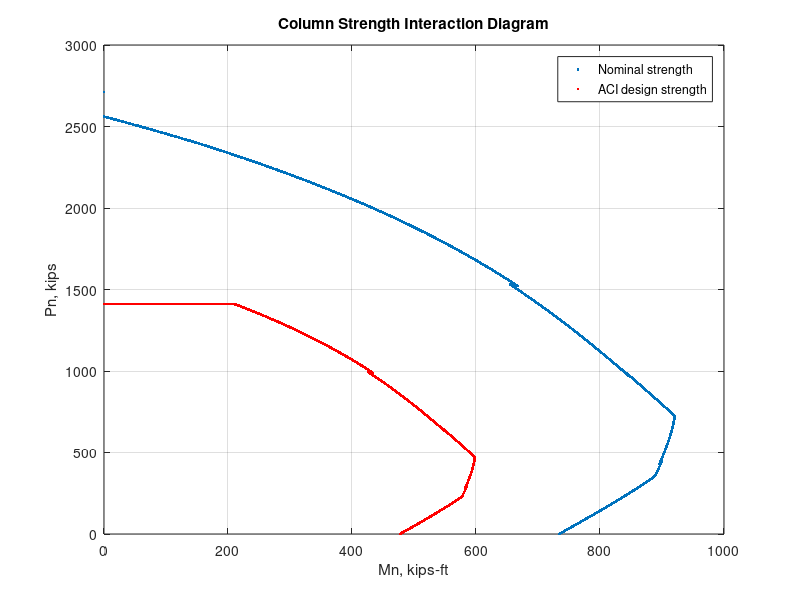

Here is the MATLAB script that generated this plot:
clc
clear
%{
X=input('Number of stripes: ');
for strip=1:X
    fprintf('Input for stripe %d\n\n', strip)
    Y(strip)=input('Number of rods in strip:\n');
    ag(strip)=input('area of a rod in strip:\n');
end
areas=Y.*ag;
a= input('Larger dimension of the column (inch):');
b= input('Smaller dimension of the column (inch):');
c= input('Reinforcement yield strength (ksi):');
x= input('28 days concrete cylinder strength (ksi):');
y= input('Concrete cover (inch):');
%}
X=4;   %Number of reinforcement strip
areas=[5*1.27 2*1.27 2*1.27 5*1.27];  %Total area of rods in each strip
c=60;  %Reinforcement yield strength(ksi)
x=4;   %28 days concrete cylinder strength(ksi)
y=2.5; %Concrete cover (inch)
h=22;  %Strong axis length(inch)
b=22;  %Weak axus length(inch)

B1=0.85-0.05*((x*1000-4000)/1000);
if B1>0.85
    B1=0.85;
elseif B1<0.65
    B1=0.65;
else
    B1;
end

pector=[];
mector=[];

%Pure Compression Failure Point
pnc=0.85*(x)*h*b+c*sum(areas);
pector=[pector,pnc];
mector=[mector,0.0];

dis=((h-2*y)/(X-1));
areap=fliplr(areas);

%Balanced Failure
CB=87*(h-y)/(87+c);
AB=B1*CB;
CCC=0.85*x*AB*b;

NOCS=round(X*(CB-y)/(h-2*y));
NOTS=round(X*(h-CB-y)/(h-2*y));

for I=1:1:NOCS
    FSP(I)=87*(CB-y-dis*(I-1))/CB;
    if FSP(I)>c
        FSP(I)=c;
    elseif FSP(I)<-c
        FSP(I)=-c;
    else
        FSP(I);
    end

    COMP(I)=areas(I).*(FSP(I)-.85*x);
end

for IP=1:1:NOTS
    STRAIN(IP)=(.003/CB)*(h-CB-y-dis*(IP-1));
    FS(IP)=STRAIN(IP)*29000;
    
    if FS(IP)>c
        FS(IP)=c;
    elseif FS(IP)<-c
        FS(IP)=-c;
    else
        FS(IP);
    end
    
    TENS(IP)=FS(IP).*areap(IP);
end

PNB=ceil(CCC+sum(COMP)-sum(TENS));

for MOC=1:1:NOCS
    TENC(MOC)=COMP(MOC)*(h-y-y-dis*(MOC-1)-.5*h+y);
end

for MOT=1:1:NOTS
    TENT(MOT)=TENS(MOT)*(0.5*h-y-dis*(MOT-1));
end
MNB=ceil(CCC*(h-y-.5*AB-.5*h+y)+sum(TENC)+sum(TENT));
    
pector=[pector,PNB];
mector=[mector,MNB];

%Compression Zone Failure
pn1=PNB;
C1=CB;
%mn1=MNB;

while pn1>=PNB && pn1<=pnc 
    C1=C1+.001;
    no=(X*(C1-y)/(h-2*y));
    nosc=round(no);
    nost=round(X*(h-C1-y)/(h-2*y));
    
    if nosc<=0
        nosc=0;
    elseif nosc>X
        nosc=X;
    else
        nosc;
    end
    
    if nost<0
        nost=0;
    elseif nost>X
        nost=X;
    else
        nost;
    end
    
    %compression
    
    if nosc>=1
        for stc=1:1:nosc
            fsp(stc)=87*(C1-y-dis*(stc-1))/C1;
             if fsp(stc)>c
                fsp(stc)=c;
             elseif fsp(stc)<-c
                 fsp(stc)=-c;
             else
                 fsp(stc);
             end
        
            comp(stc)=areas(stc).*(fsp(stc)-.85*x);
            
         end
    else comp=0;
    end
    
    aaa=B1*C1;
    ccc=0.85*(x)*aaa*b;
    
    %tension
    if nost>=1
        for stt=1:1:nost
             strain(stt)=(0.003/C1)*(h-C1-y-dis*(stt-1));
             fs(stt)=strain(stt)*29000;
        
            if fs(stt)>c
                fs(stt)=c;
            elseif fs(stt)<-c
                fs(stt)=-c;
            else 
                fs(stt);
            end
        
            tens(stt)=fs(stt).*areap(stt);   
        end
        
    else tens=0;
    end
   
    pn1=ceil(ccc+sum(comp)-sum(tens))%final 
    
    if nosc>=1
        for moc=1:1:nosc
            momen(moc)=comp(moc)*(h-y-y-dis*(moc-1)-.5*h+y);
        end
    else momen=0;
    end
        
    if nost>=1
        for mot=1:1:nost
            moment(mot)=tens(mot)*(.5*h-y-dis*(mot-1));
        end
    else moment=0;
    end
        
    mn1=ceil(sum(momen)+sum(moment)+ccc*(h-y-.5*aaa-.5*h+y));
    
    pector=[pector,pn1];
    mector=[mector,mn1];
    
end


%Tension Zone Failure
pn2=PNB;
C2=CB;

while pn2>=0 && pn2<=PNB
    C2=C2-.001;
    no2=(X*(C2-y)/(h-2*y));
    nosc2=round(no2);
    nost2=round(X*(h-C2-y)/(h-2*y));
    
    if nosc2<=0
        nosc2=0;
    elseif nosc2>X
        nosc2=X;
    else
        nosc2;
    end
    
    if nost2<0
        nost2=0;
    elseif nost2>X
        nost2=X;
    else
        nost2;
    end
    
    %compression
    if nosc2>=1
        for stc2=1:1:nosc2
            fsp2(stc2)=87*(C2-y-dis*(stc2-1))/C2;
            if fsp2(stc2)>c
                fsp2(stc2)=c;
            elseif fsp2(stc2)<-c
                fsp2(stc2)=-c;
            else
                fsp2(stc2);
            end
        
        comp2(stc2)=areas(stc2).*(fsp2(stc2)-.85*x); 
        end
        
    else comp2=0;
    end
    aaa2=B1*C2;
    ccc2=0.85*(x)*aaa2*b;
    
    %tension
    if nost2>=1
        for stt2=1:1:nost2
            strain2(stt2)=(0.003/C2)*(h-C2-y-dis*(stt2-1));
        
            fs2(stt2)=strain2(stt2)*29000;
        
        if fs2(stt2)>c
            fs2(stt2)=c;
        elseif fs2(stt2)<=-c
            fs2(stt2)=-c;
        else
            fs2(stt2);
        end
        
        tens2(stt2)=fs2(stt2).*areap(stt2);
      
        end
    else tens2=0;
    end
    
    pn2=ceil(ccc2+sum(comp2)-sum(tens2))%final 
    
    if nosc2>=1
        for moc2=1:1:nosc2
        momen2(moc2)=comp2(moc2)*(h-y-y-dis*(moc2-1)-.5*h+y);
        end
    else momen2=0;
    end
    
    if nost2>=1
        for mot2=1:1:nost2
            moment2(mot2)=tens2(mot2)*(.5*h-y-dis*(mot2-1));
        end
    else moment2=0;
    end
        
    mn2=ceil(sum(momen2)+sum(moment2)+ccc2*(h-y-.5*aaa2-.5*h+y));
    
    pector=[pector,pn2];
    mector=[mector,mn2];
    
end

% Graph plotting
i=mector/12;
j=pector;

i(i<0)=NaN;
j(j<0)=NaN;

K=.65*i;
L=.65*j;
Z=.8*.65*pnc;
L(L>Z)=Z;

It=i';
Jt=j';

col=[It,Jt];

Kt=K';
Lt=L';

colp=[Kt,Lt];

length(col);

plot(i,j,'.')

hold on
plot(K,L,'r.')
grid on

legend('Nominal strength','ACI design strength')

xlabel('Mn, kips-ft')
ylabel('Pn, kips')
title('Column Strength Interaction Diagram')

hold off